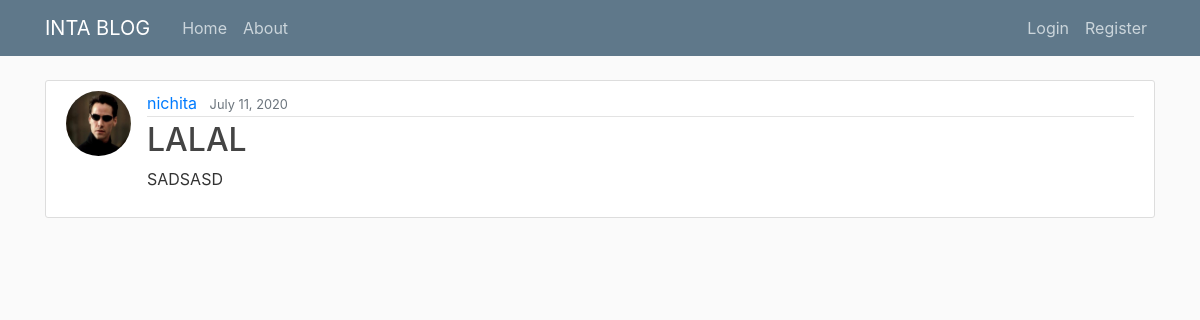
Page /post/20/ on the committed database.
### blog/models.py (models this page shows, shortened)
class Post(models.Model):
    title = models.CharField(max_length=100)
    content = models.TextField()
    date_posted = models.DateTimeField(default=timezone.now)
    author = models.ForeignKey(User, on_delete=models.CASCADE)

### users/models.py (models this page shows, shortened)
class Profile(models.Model):
    user = models.OneToOneField(User, on_delete=models.CASCADE)
    image = models.ImageField(default='default.jpg', upload_to='profile_pics')

### blog/views.py (the view)
# urls.py: path('post/<int:pk>/', PostDetailView.as_view(), name='post-detail'),
class PostDetailView(DetailView):
    model = Post

### blog/templates/blog/post_detail.html (shortened to what this page needs)
{% extends "blog/base.html" %}
{% block content %}
        <article class="media content-section">
            <img class="rounded-circle article-img" src="{{ post.author.profile.image.url }}">
            <div class="media-body">
              <div class="article-metadata">
                <a class="mr-2" href="{% url 'user-posts' object.author.username %}">{{ object.author }}</a>
                <small class="text-muted">{{ object.date_posted|date:"F d, Y" }}</small>
              </div>
              <h2 class="article-title">{{ object.title }}</h2>
              <p class="article-content">{{ object.content }}</p>
            </div>
        </article>
{% endblock content %}

### blog/static/blog/main.css (style rules this page uses)
body { background: #fafafa; color: #333333; margin-top: 5rem; }
h1, h2, h3, h4, h5, h6 { color: #444444; }
.content-section { background: #ffffff; padding: 10px 20px; border: 1px solid #dddddd; border-radius: 3px; margin-bottom: 20px; }
.article-title { color: #444444; }
.article-content { white-space: pre-line; }
.article-img { height: 65px; width: 65px; margin-right: 16px; }
.article-metadata { padding-bottom: 1px; margin-bottom: 4px; border-bottom: 1px solid #e3e3e3 }

### rows in the picture
Post: author.profile.image (picture), author "nichita", date_posted "July 11, 2020", title "LALAL", content "SADSASD"
